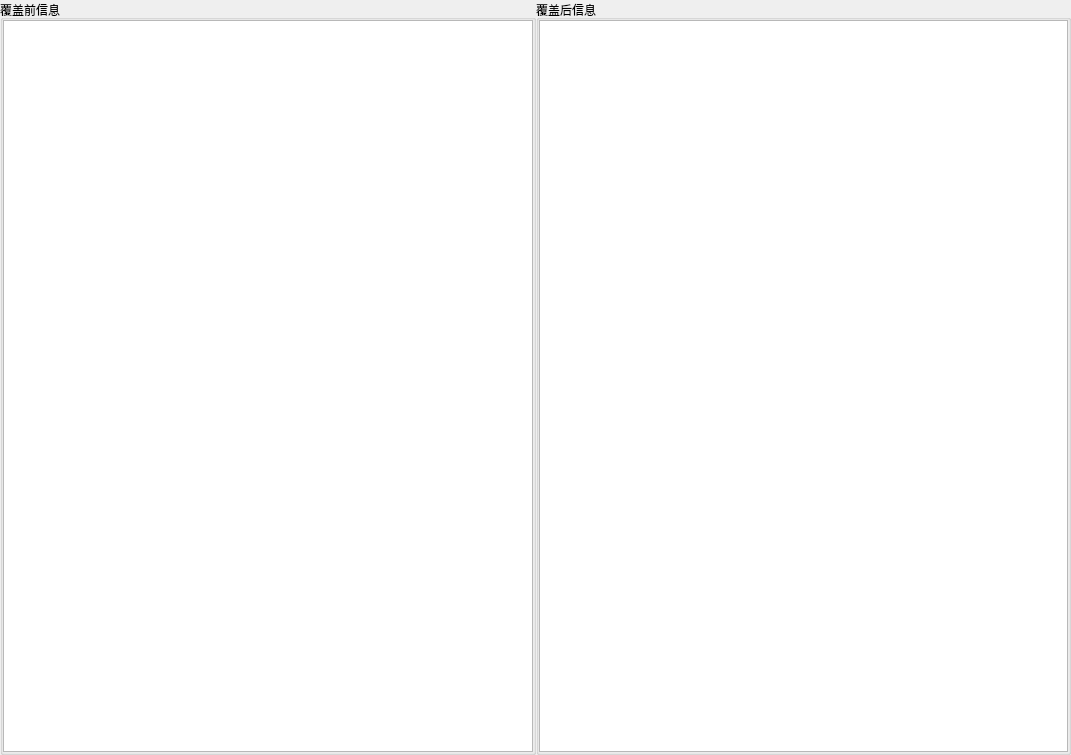
<?xml version="1.0" encoding="UTF-8"?>
<ui version="4.0">
 <class>CoverInfoDialog</class>
 <widget class="QDialog" name="CoverInfoDialog">
  <property name="geometry">
   <rect>
    <x>0</x>
    <y>0</y>
    <width>1071</width>
    <height>755</height>
   </rect>
  </property>
  <property name="windowTitle">
   <string>Dialog</string>
  </property>
  <layout class="QHBoxLayout" name="horizontalLayout" stretch="0,0">
   <property name="spacing">
    <number>0</number>
   </property>
   <property name="leftMargin">
    <number>0</number>
   </property>
   <property name="topMargin">
    <number>0</number>
   </property>
   <property name="rightMargin">
    <number>0</number>
   </property>
   <property name="bottomMargin">
    <number>0</number>
   </property>
   <item>
    <widget class="QGroupBox" name="groupBox">
     <property name="title">
      <string>覆盖前信息</string>
     </property>
     <layout class="QVBoxLayout" name="verticalLayout">
      <property name="spacing">
       <number>0</number>
      </property>
      <property name="leftMargin">
       <number>0</number>
      </property>
      <property name="topMargin">
       <number>0</number>
      </property>
      <property name="rightMargin">
       <number>0</number>
      </property>
      <property name="bottomMargin">
       <number>0</number>
      </property>
      <item>
       <widget class="QTableView" name="beforeCoverTableview"/>
      </item>
     </layout>
    </widget>
   </item>
   <item>
    <widget class="QGroupBox" name="groupBox_2">
     <property name="title">
      <string>覆盖后信息</string>
     </property>
     <layout class="QVBoxLayout" name="verticalLayout_2">
      <property name="spacing">
       <number>0</number>
      </property>
      <property name="leftMargin">
       <number>0</number>
      </property>
      <property name="topMargin">
       <number>0</number>
      </property>
      <property name="rightMargin">
       <number>0</number>
      </property>
      <property name="bottomMargin">
       <number>0</number>
      </property>
      <item>
       <widget class="QTableView" name="afterCoverTableview"/>
      </item>
     </layout>
    </widget>
   </item>
  </layout>
 </widget>
 <resources/>
 <connections/>
</ui>
